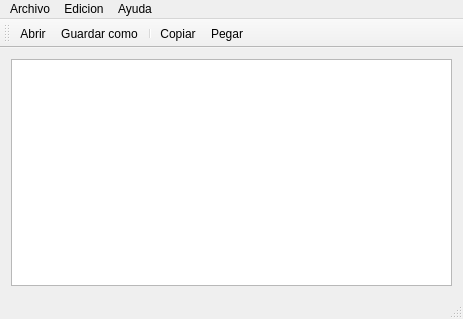
<?xml version="1.0" encoding="UTF-8"?>
<ui version="4.0">
 <class>MainWindow</class>
 <widget class="QMainWindow" name="MainWindow">
  <property name="geometry">
   <rect>
    <x>0</x>
    <y>0</y>
    <width>463</width>
    <height>319</height>
   </rect>
  </property>
  <property name="windowTitle">
   <string>BlocNotasMark</string>
  </property>
  <property name="windowIcon">
   <iconset resource="iconos.qrc">
    <normaloff>:/NotasMark.png</normaloff>:/NotasMark.png</iconset>
  </property>
  <widget class="QWidget" name="centralWidget">
   <layout class="QGridLayout" name="gridLayout">
    <item row="0" column="0">
     <widget class="QPlainTextEdit" name="plainTextEdit"/>
    </item>
   </layout>
  </widget>
  <widget class="QMenuBar" name="menuBar">
   <property name="geometry">
    <rect>
     <x>0</x>
     <y>0</y>
     <width>463</width>
     <height>21</height>
    </rect>
   </property>
   <widget class="QMenu" name="menuArchivo">
    <property name="title">
     <string>Archivo</string>
    </property>
    <addaction name="actionAbrir"/>
    <addaction name="actionGuardar_como"/>
    <addaction name="separator"/>
    <addaction name="actionCerrar_2"/>
   </widget>
   <widget class="QMenu" name="menuEdicion">
    <property name="title">
     <string>Edicion</string>
    </property>
    <addaction name="actionCopiar"/>
    <addaction name="actionCortar"/>
    <addaction name="actionPegar"/>
   </widget>
   <widget class="QMenu" name="menuAyuda">
    <property name="title">
     <string>Ayuda</string>
    </property>
    <addaction name="actionAcerca_de"/>
    <addaction name="actionAcerca_de_2"/>
   </widget>
   <addaction name="menuArchivo"/>
   <addaction name="menuEdicion"/>
   <addaction name="menuAyuda"/>
  </widget>
  <widget class="QToolBar" name="mainToolBar">
   <property name="windowTitle">
    <string>Herramientas</string>
   </property>
   <attribute name="toolBarArea">
    <enum>TopToolBarArea</enum>
   </attribute>
   <attribute name="toolBarBreak">
    <bool>false</bool>
   </attribute>
   <addaction name="actionAbrir"/>
   <addaction name="actionGuardar_como"/>
   <addaction name="separator"/>
   <addaction name="actionCopiar"/>
   <addaction name="actionPegar"/>
  </widget>
  <widget class="QStatusBar" name="statusBar"/>
  <action name="actionAbrir">
   <property name="icon">
    <iconset resource="iconos.qrc">
     <normaloff>:/abrir.png</normaloff>:/abrir.png</iconset>
   </property>
   <property name="text">
    <string>Abrir</string>
   </property>
   <property name="shortcut">
    <string>Ctrl+A</string>
   </property>
  </action>
  <action name="actionGuardar_como">
   <property name="icon">
    <iconset resource="iconos.qrc">
     <normaloff>:/guarda.png</normaloff>:/guarda.png</iconset>
   </property>
   <property name="text">
    <string>Guardar como</string>
   </property>
   <property name="shortcut">
    <string>Ctrl+G</string>
   </property>
  </action>
  <action name="actionCopiar">
   <property name="icon">
    <iconset resource="iconos.qrc">
     <normaloff>:/copiar.png</normaloff>:/copiar.png</iconset>
   </property>
   <property name="text">
    <string>Copiar</string>
   </property>
   <property name="shortcut">
    <string>Ctrl+C</string>
   </property>
  </action>
  <action name="actionCortar">
   <property name="text">
    <string>Cortar</string>
   </property>
   <property name="shortcut">
    <string>Ctrl+X</string>
   </property>
  </action>
  <action name="actionPegar">
   <property name="icon">
    <iconset resource="iconos.qrc">
     <normaloff>:/pegar.png</normaloff>:/pegar.png</iconset>
   </property>
   <property name="text">
    <string>Pegar</string>
   </property>
   <property name="shortcut">
    <string>Ctrl+V</string>
   </property>
  </action>
  <action name="actionAcerca_de">
   <property name="text">
    <string>Acerca de Qt</string>
   </property>
  </action>
  <action name="actionAcerca_de_2">
   <property name="text">
    <string>Acerca de</string>
   </property>
  </action>
  <action name="actionCerrar_2">
   <property name="text">
    <string>Cerrar</string>
   </property>
  </action>
 </widget>
 <layoutdefault spacing="6" margin="11"/>
 <resources>
  <include location="iconos.qrc"/>
 </resources>
 <connections/>
</ui>
